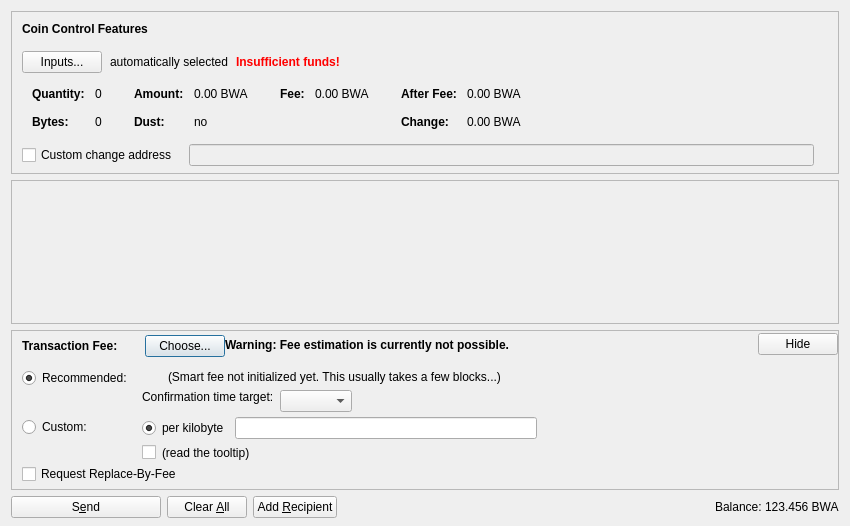
<?xml version="1.0" encoding="UTF-8"?>
<ui version="4.0">
 <class>SendCoinsDialog</class>
 <widget class="QDialog" name="SendCoinsDialog">
  <property name="geometry">
   <rect>
    <x>0</x>
    <y>0</y>
    <width>850</width>
    <height>526</height>
   </rect>
  </property>
  <property name="windowTitle">
   <string>Send Coins</string>
  </property>
  <layout class="QVBoxLayout" name="verticalLayout" stretch="0,1,0,0">
   <property name="bottomMargin">
    <number>8</number>
   </property>
   <item>
    <widget class="QFrame" name="frameCoinControl">
     <property name="sizePolicy">
      <sizepolicy hsizetype="Expanding" vsizetype="Expanding">
       <horstretch>0</horstretch>
       <verstretch>0</verstretch>
      </sizepolicy>
     </property>
     <property name="maximumSize">
      <size>
       <width>16777215</width>
       <height>16777215</height>
      </size>
     </property>
     <property name="frameShape">
      <enum>QFrame::StyledPanel</enum>
     </property>
     <property name="frameShadow">
      <enum>QFrame::Sunken</enum>
     </property>
     <layout class="QVBoxLayout" name="verticalLayoutCoinControl2">
      <property name="spacing">
       <number>0</number>
      </property>
      <property name="leftMargin">
       <number>0</number>
      </property>
      <property name="topMargin">
       <number>0</number>
      </property>
      <property name="rightMargin">
       <number>0</number>
      </property>
      <property name="bottomMargin">
       <number>6</number>
      </property>
      <item>
       <layout class="QVBoxLayout" name="verticalLayoutCoinControl" stretch="0,0,0,0,1">
        <property name="spacing">
         <number>0</number>
        </property>
        <property name="leftMargin">
         <number>10</number>
        </property>
        <property name="topMargin">
         <number>10</number>
        </property>
        <item>
         <layout class="QHBoxLayout" name="horizontalLayoutCoinControl1">
          <property name="bottomMargin">
           <number>15</number>
          </property>
          <item>
           <widget class="QLabel" name="labelCoinControlFeatures">
            <property name="sizePolicy">
             <sizepolicy hsizetype="Preferred" vsizetype="Maximum">
              <horstretch>0</horstretch>
              <verstretch>0</verstretch>
             </sizepolicy>
            </property>
            <property name="font">
             <font>
              <weight>75</weight>
              <bold>true</bold>
             </font>
            </property>
            <property name="styleSheet">
             <string notr="true">font-weight:bold;</string>
            </property>
            <property name="text">
             <string>Coin Control Features</string>
            </property>
           </widget>
          </item>
         </layout>
        </item>
        <item>
         <layout class="QHBoxLayout" name="horizontalLayoutCoinControl2" stretch="0,0,0,0">
          <property name="spacing">
           <number>8</number>
          </property>
          <property name="bottomMargin">
           <number>10</number>
          </property>
          <item>
           <widget class="QPushButton" name="pushButtonCoinControl">
            <property name="styleSheet">
             <string notr="true"/>
            </property>
            <property name="text">
             <string>Inputs...</string>
            </property>
            <property name="autoDefault">
             <bool>false</bool>
            </property>
           </widget>
          </item>
          <item>
           <widget class="QLabel" name="labelCoinControlAutomaticallySelected">
            <property name="text">
             <string>automatically selected</string>
            </property>
            <property name="margin">
             <number>5</number>
            </property>
           </widget>
          </item>
          <item>
           <widget class="QLabel" name="labelCoinControlInsuffFunds">
            <property name="font">
             <font>
              <weight>75</weight>
              <bold>true</bold>
             </font>
            </property>
            <property name="styleSheet">
             <string notr="true">color:red;font-weight:bold;</string>
            </property>
            <property name="text">
             <string>Insufficient funds!</string>
            </property>
            <property name="margin">
             <number>5</number>
            </property>
           </widget>
          </item>
          <item>
           <spacer name="horizontalSpacerCoinControl">
            <property name="orientation">
             <enum>Qt::Horizontal</enum>
            </property>
            <property name="sizeHint" stdset="0">
             <size>
              <width>40</width>
              <height>1</height>
             </size>
            </property>
           </spacer>
          </item>
         </layout>
        </item>
        <item>
         <widget class="QWidget" name="widgetCoinControl" native="true">
          <property name="sizePolicy">
           <sizepolicy hsizetype="Preferred" vsizetype="Preferred">
            <horstretch>0</horstretch>
            <verstretch>0</verstretch>
           </sizepolicy>
          </property>
          <property name="minimumSize">
           <size>
            <width>0</width>
            <height>0</height>
           </size>
          </property>
          <property name="styleSheet">
           <string notr="true"/>
          </property>
          <layout class="QHBoxLayout" name="horizontalLayoutCoinControl5">
           <property name="leftMargin">
            <number>0</number>
           </property>
           <property name="topMargin">
            <number>0</number>
           </property>
           <property name="rightMargin">
            <number>0</number>
           </property>
           <property name="bottomMargin">
            <number>0</number>
           </property>
           <item>
            <layout class="QHBoxLayout" name="horizontalLayoutCoinControl3" stretch="0,0,0,1">
             <property name="spacing">
              <number>20</number>
             </property>
             <property name="topMargin">
              <number>0</number>
             </property>
             <property name="bottomMargin">
              <number>10</number>
             </property>
             <item>
              <layout class="QFormLayout" name="formLayoutCoinControl1">
               <property name="horizontalSpacing">
                <number>10</number>
               </property>
               <property name="verticalSpacing">
                <number>14</number>
               </property>
               <property name="leftMargin">
                <number>10</number>
               </property>
               <property name="topMargin">
                <number>4</number>
               </property>
               <property name="rightMargin">
                <number>6</number>
               </property>
               <item row="0" column="0">
                <widget class="QLabel" name="labelCoinControlQuantityText">
                 <property name="font">
                  <font>
                   <weight>75</weight>
                   <bold>true</bold>
                  </font>
                 </property>
                 <property name="text">
                  <string>Quantity:</string>
                 </property>
                 <property name="margin">
                  <number>0</number>
                 </property>
                </widget>
               </item>
               <item row="0" column="1">
                <widget class="QLabel" name="labelCoinControlQuantity">
                 <property name="cursor">
                  <cursorShape>IBeamCursor</cursorShape>
                 </property>
                 <property name="contextMenuPolicy">
                  <enum>Qt::ActionsContextMenu</enum>
                 </property>
                 <property name="text">
                  <string notr="true">0</string>
                 </property>
                 <property name="margin">
                  <number>0</number>
                 </property>
                 <property name="textInteractionFlags">
                  <set>Qt::LinksAccessibleByMouse|Qt::TextSelectableByKeyboard|Qt::TextSelectableByMouse</set>
                 </property>
                </widget>
               </item>
               <item row="1" column="0">
                <widget class="QLabel" name="labelCoinControlBytesText">
                 <property name="font">
                  <font>
                   <weight>75</weight>
                   <bold>true</bold>
                  </font>
                 </property>
                 <property name="text">
                  <string>Bytes:</string>
                 </property>
                </widget>
               </item>
               <item row="1" column="1">
                <widget class="QLabel" name="labelCoinControlBytes">
                 <property name="cursor">
                  <cursorShape>IBeamCursor</cursorShape>
                 </property>
                 <property name="contextMenuPolicy">
                  <enum>Qt::ActionsContextMenu</enum>
                 </property>
                 <property name="text">
                  <string notr="true">0</string>
                 </property>
                 <property name="textInteractionFlags">
                  <set>Qt::LinksAccessibleByMouse|Qt::TextSelectableByKeyboard|Qt::TextSelectableByMouse</set>
                 </property>
                </widget>
               </item>
              </layout>
             </item>
             <item>
              <layout class="QFormLayout" name="formLayoutCoinControl2">
               <property name="horizontalSpacing">
                <number>10</number>
               </property>
               <property name="verticalSpacing">
                <number>14</number>
               </property>
               <property name="leftMargin">
                <number>6</number>
               </property>
               <property name="topMargin">
                <number>4</number>
               </property>
               <property name="rightMargin">
                <number>6</number>
               </property>
               <item row="0" column="0">
                <widget class="QLabel" name="labelCoinControlAmountText">
                 <property name="font">
                  <font>
                   <weight>75</weight>
                   <bold>true</bold>
                  </font>
                 </property>
                 <property name="text">
                  <string>Amount:</string>
                 </property>
                 <property name="margin">
                  <number>0</number>
                 </property>
                </widget>
               </item>
               <item row="0" column="1">
                <widget class="QLabel" name="labelCoinControlAmount">
                 <property name="cursor">
                  <cursorShape>IBeamCursor</cursorShape>
                 </property>
                 <property name="contextMenuPolicy">
                  <enum>Qt::ActionsContextMenu</enum>
                 </property>
                 <property name="text">
                  <string notr="true">0.00 BWA</string>
                 </property>
                 <property name="textInteractionFlags">
                  <set>Qt::LinksAccessibleByMouse|Qt::TextSelectableByKeyboard|Qt::TextSelectableByMouse</set>
                 </property>
                </widget>
               </item>
               <item row="1" column="0">
                <widget class="QLabel" name="labelCoinControlLowOutputText">
                 <property name="font">
                  <font>
                   <weight>75</weight>
                   <bold>true</bold>
                  </font>
                 </property>
                 <property name="text">
                  <string>Dust:</string>
                 </property>
                </widget>
               </item>
               <item row="1" column="1">
                <widget class="QLabel" name="labelCoinControlLowOutput">
                 <property name="cursor">
                  <cursorShape>IBeamCursor</cursorShape>
                 </property>
                 <property name="contextMenuPolicy">
                  <enum>Qt::ActionsContextMenu</enum>
                 </property>
                 <property name="text">
                  <string notr="true">no</string>
                 </property>
                 <property name="textInteractionFlags">
                  <set>Qt::LinksAccessibleByMouse|Qt::TextSelectableByKeyboard|Qt::TextSelectableByMouse</set>
                 </property>
                </widget>
               </item>
              </layout>
             </item>
             <item>
              <layout class="QFormLayout" name="formLayoutCoinControl3">
               <property name="horizontalSpacing">
                <number>10</number>
               </property>
               <property name="verticalSpacing">
                <number>14</number>
               </property>
               <property name="leftMargin">
                <number>6</number>
               </property>
               <property name="topMargin">
                <number>4</number>
               </property>
               <property name="rightMargin">
                <number>6</number>
               </property>
               <item row="0" column="0">
                <widget class="QLabel" name="labelCoinControlFeeText">
                 <property name="font">
                  <font>
                   <weight>75</weight>
                   <bold>true</bold>
                  </font>
                 </property>
                 <property name="text">
                  <string>Fee:</string>
                 </property>
                 <property name="margin">
                  <number>0</number>
                 </property>
                </widget>
               </item>
               <item row="0" column="1">
                <widget class="QLabel" name="labelCoinControlFee">
                 <property name="cursor">
                  <cursorShape>IBeamCursor</cursorShape>
                 </property>
                 <property name="contextMenuPolicy">
                  <enum>Qt::ActionsContextMenu</enum>
                 </property>
                 <property name="text">
                  <string notr="true">0.00 BWA</string>
                 </property>
                 <property name="textInteractionFlags">
                  <set>Qt::LinksAccessibleByMouse|Qt::TextSelectableByKeyboard|Qt::TextSelectableByMouse</set>
                 </property>
                </widget>
               </item>
              </layout>
             </item>
             <item>
              <layout class="QFormLayout" name="formLayoutCoinControl4">
               <property name="horizontalSpacing">
                <number>10</number>
               </property>
               <property name="verticalSpacing">
                <number>14</number>
               </property>
               <property name="leftMargin">
                <number>6</number>
               </property>
               <property name="topMargin">
                <number>4</number>
               </property>
               <property name="rightMargin">
                <number>6</number>
               </property>
               <item row="0" column="0">
                <widget class="QLabel" name="labelCoinControlAfterFeeText">
                 <property name="font">
                  <font>
                   <weight>75</weight>
                   <bold>true</bold>
                  </font>
                 </property>
                 <property name="text">
                  <string>After Fee:</string>
                 </property>
                 <property name="margin">
                  <number>0</number>
                 </property>
                </widget>
               </item>
               <item row="0" column="1">
                <widget class="QLabel" name="labelCoinControlAfterFee">
                 <property name="cursor">
                  <cursorShape>IBeamCursor</cursorShape>
                 </property>
                 <property name="contextMenuPolicy">
                  <enum>Qt::ActionsContextMenu</enum>
                 </property>
                 <property name="text">
                  <string notr="true">0.00 BWA</string>
                 </property>
                 <property name="textInteractionFlags">
                  <set>Qt::LinksAccessibleByMouse|Qt::TextSelectableByKeyboard|Qt::TextSelectableByMouse</set>
                 </property>
                </widget>
               </item>
               <item row="1" column="0">
                <widget class="QLabel" name="labelCoinControlChangeText">
                 <property name="font">
                  <font>
                   <weight>75</weight>
                   <bold>true</bold>
                  </font>
                 </property>
                 <property name="text">
                  <string>Change:</string>
                 </property>
                </widget>
               </item>
               <item row="1" column="1">
                <widget class="QLabel" name="labelCoinControlChange">
                 <property name="cursor">
                  <cursorShape>IBeamCursor</cursorShape>
                 </property>
                 <property name="contextMenuPolicy">
                  <enum>Qt::ActionsContextMenu</enum>
                 </property>
                 <property name="text">
                  <string notr="true">0.00 BWA</string>
                 </property>
                 <property name="textInteractionFlags">
                  <set>Qt::LinksAccessibleByMouse|Qt::TextSelectableByKeyboard|Qt::TextSelectableByMouse</set>
                 </property>
                </widget>
               </item>
              </layout>
             </item>
            </layout>
           </item>
          </layout>
         </widget>
        </item>
        <item>
         <layout class="QHBoxLayout" name="horizontalLayoutCoinControl4" stretch="0,0,0">
          <property name="spacing">
           <number>12</number>
          </property>
          <property name="sizeConstraint">
           <enum>QLayout::SetDefaultConstraint</enum>
          </property>
          <property name="topMargin">
           <number>5</number>
          </property>
          <property name="rightMargin">
           <number>5</number>
          </property>
          <item>
           <widget class="QCheckBox" name="checkBoxCoinControlChange">
            <property name="toolTip">
             <string>If this is activated, but the change address is empty or invalid, change will be sent to a newly generated address.</string>
            </property>
            <property name="text">
             <string>Custom change address</string>
            </property>
           </widget>
          </item>
          <item>
           <widget class="QValidatedLineEdit" name="lineEditCoinControlChange">
            <property name="enabled">
             <bool>false</bool>
            </property>
            <property name="sizePolicy">
             <sizepolicy hsizetype="Expanding" vsizetype="Fixed">
              <horstretch>0</horstretch>
              <verstretch>0</verstretch>
             </sizepolicy>
            </property>
           </widget>
          </item>
          <item>
           <widget class="QLabel" name="labelCoinControlChangeLabel">
            <property name="sizePolicy">
             <sizepolicy hsizetype="Preferred" vsizetype="Expanding">
              <horstretch>0</horstretch>
              <verstretch>0</verstretch>
             </sizepolicy>
            </property>
            <property name="minimumSize">
             <size>
              <width>0</width>
              <height>0</height>
             </size>
            </property>
            <property name="text">
             <string/>
            </property>
            <property name="margin">
             <number>3</number>
            </property>
           </widget>
          </item>
         </layout>
        </item>
        <item>
         <spacer name="verticalSpacerCoinControl">
          <property name="orientation">
           <enum>Qt::Vertical</enum>
          </property>
          <property name="sizeHint" stdset="0">
           <size>
            <width>800</width>
            <height>1</height>
           </size>
          </property>
         </spacer>
        </item>
       </layout>
      </item>
     </layout>
    </widget>
   </item>
   <item>
    <widget class="QScrollArea" name="scrollArea">
     <property name="widgetResizable">
      <bool>true</bool>
     </property>
     <widget class="QWidget" name="scrollAreaWidgetContents">
      <property name="geometry">
       <rect>
        <x>0</x>
        <y>0</y>
        <width>830</width>
        <height>104</height>
       </rect>
      </property>
      <layout class="QVBoxLayout" name="verticalLayout_2" stretch="0,1">
       <property name="leftMargin">
        <number>0</number>
       </property>
       <property name="topMargin">
        <number>0</number>
       </property>
       <property name="rightMargin">
        <number>0</number>
       </property>
       <property name="bottomMargin">
        <number>0</number>
       </property>
       <item>
        <layout class="QVBoxLayout" name="entries">
         <property name="spacing">
          <number>6</number>
         </property>
        </layout>
       </item>
       <item>
        <spacer name="verticalSpacer">
         <property name="orientation">
          <enum>Qt::Vertical</enum>
         </property>
         <property name="sizeHint" stdset="0">
          <size>
           <width>20</width>
           <height>40</height>
          </size>
         </property>
        </spacer>
       </item>
      </layout>
     </widget>
    </widget>
   </item>
   <item>
    <widget class="QFrame" name="frameFee">
     <property name="sizePolicy">
      <sizepolicy hsizetype="Expanding" vsizetype="Expanding">
       <horstretch>0</horstretch>
       <verstretch>0</verstretch>
      </sizepolicy>
     </property>
     <property name="maximumSize">
      <size>
       <width>16777215</width>
       <height>16777215</height>
      </size>
     </property>
     <property name="frameShape">
      <enum>QFrame::StyledPanel</enum>
     </property>
     <property name="frameShadow">
      <enum>QFrame::Sunken</enum>
     </property>
     <layout class="QVBoxLayout" name="verticalLayoutFee1">
      <property name="spacing">
       <number>0</number>
      </property>
      <property name="leftMargin">
       <number>0</number>
      </property>
      <property name="topMargin">
       <number>0</number>
      </property>
      <property name="rightMargin">
       <number>0</number>
      </property>
      <property name="bottomMargin">
       <number>0</number>
      </property>
      <item>
       <layout class="QVBoxLayout" name="verticalLayoutFee2" stretch="0,0,0">
        <property name="spacing">
         <number>0</number>
        </property>
        <property name="leftMargin">
         <number>10</number>
        </property>
        <property name="topMargin">
         <number>0</number>
        </property>
        <item>
         <layout class="QHBoxLayout" name="horizontalLayoutFee1">
          <property name="bottomMargin">
           <number>0</number>
          </property>
          <item>
           <layout class="QVBoxLayout" name="verticalLayoutFee7">
            <property name="spacing">
             <number>0</number>
            </property>
            <item>
             <spacer name="verticalSpacerSmartFee">
              <property name="orientation">
               <enum>Qt::Vertical</enum>
              </property>
              <property name="sizeType">
               <enum>QSizePolicy::Fixed</enum>
              </property>
              <property name="sizeHint" stdset="0">
               <size>
                <width>1</width>
                <height>4</height>
               </size>
              </property>
             </spacer>
            </item>
            <item>
             <layout class="QHBoxLayout" name="horizontalLayoutSmartFee">
              <property name="spacing">
               <number>10</number>
              </property>
              <item>
               <widget class="QLabel" name="labelFeeHeadline">
                <property name="sizePolicy">
                 <sizepolicy hsizetype="Preferred" vsizetype="Maximum">
                  <horstretch>0</horstretch>
                  <verstretch>0</verstretch>
                 </sizepolicy>
                </property>
                <property name="font">
                 <font>
                  <weight>75</weight>
                  <bold>true</bold>
                 </font>
                </property>
                <property name="styleSheet">
                 <string notr="true">font-weight:bold;</string>
                </property>
                <property name="text">
                 <string>Transaction Fee:</string>
                </property>
               </widget>
              </item>
              <item>
               <widget class="QLabel" name="labelFeeMinimized">
                <property name="text">
                 <string/>
                </property>
               </widget>
              </item>
              <item>
               <widget class="QPushButton" name="buttonChooseFee">
                <property name="text">
                 <string>Choose...</string>
                </property>
               </widget>
              </item>
             </layout>
            </item>
            <item>
             <spacer name="verticalSpacer_5">
              <property name="orientation">
               <enum>Qt::Vertical</enum>
              </property>
              <property name="sizeHint" stdset="0">
               <size>
                <width>1</width>
                <height>1</height>
               </size>
              </property>
             </spacer>
            </item>
           </layout>
          </item>
          <item>
           <widget class="QLabel" name="fallbackFeeWarningLabel">
            <property name="toolTip">
             <string>Using the fallbackfee can result in sending a transaction that will take several hours or days (or never) to confirm. Consider choosing your fee manually or wait until you have validated the complete chain.</string>
            </property>
            <property name="font">
            <font>
                <weight>75</weight>
                <bold>true</bold>
            </font>
            </property>
            <property name="text">
             <string>Warning: Fee estimation is currently not possible.</string>
            </property>
            <property name="wordWrap">
             <bool>false</bool>
            </property>
           </widget>
          </item>
          <item>
           <spacer name="horizontalSpacer_4">
            <property name="orientation">
             <enum>Qt::Horizontal</enum>
            </property>
            <property name="sizeType">
             <enum>QSizePolicy::MinimumExpanding</enum>
            </property>
            <property name="sizeHint" stdset="0">
             <size>
              <width>40</width>
              <height>20</height>
             </size>
            </property>
           </spacer>
          </item>
          <item>
           <widget class="QPushButton" name="buttonMinimizeFee">
            <property name="toolTip">
             <string>collapse fee-settings</string>
            </property>
            <property name="text">
             <string>Hide</string>
            </property>
           </widget>
          </item>
         </layout>
        </item>
        <item>
         <widget class="QFrame" name="frameFeeSelection">
          <layout class="QVBoxLayout" name="verticalLayoutFee12">
           <property name="spacing">
            <number>0</number>
           </property>
           <property name="leftMargin">
            <number>0</number>
           </property>
           <property name="topMargin">
            <number>0</number>
           </property>
           <property name="rightMargin">
            <number>0</number>
           </property>
           <property name="bottomMargin">
            <number>0</number>
           </property>
           <item>
            <layout class="QGridLayout" name="gridLayoutFee">
             <property name="topMargin">
              <number>10</number>
             </property>
             <property name="bottomMargin">
              <number>4</number>
             </property>
             <property name="horizontalSpacing">
              <number>10</number>
             </property>
             <property name="verticalSpacing">
              <number>4</number>
             </property>
             <item row="1" column="1">
              <layout class="QVBoxLayout" name="verticalLayoutFee8">
               <property name="spacing">
                <number>6</number>
               </property>
               <item>
                <layout class="QHBoxLayout" name="horizontalLayoutFee13">
                 <item>
                  <widget class="QRadioButton" name="radioCustomPerKilobyte">
                   <property name="toolTip">
                    <string>If the custom fee is set to 1000 satoshis and the transaction is only 250 bytes, then &quot;per kilobyte&quot; only pays 250 satoshis in fee, while &quot;total at least&quot; pays 1000 satoshis. For transactions bigger than a kilobyte both pay by kilobyte.</string>
                   </property>
                   <property name="text">
                    <string>per kilobyte</string>
                   </property>
                   <property name="checked">
                    <bool>true</bool>
                   </property>
                   <attribute name="buttonGroup">
                    <string notr="true">groupCustomFee</string>
                   </attribute>
                  </widget>
                 </item>
                 <item>
                  <widget class="BitcoinAmountField" name="customFee"/>
                 </item>
                 <item>
                  <spacer name="horizontalSpacer_6">
                   <property name="orientation">
                    <enum>Qt::Horizontal</enum>
                   </property>
                   <property name="sizeHint" stdset="0">
                    <size>
                     <width>1</width>
                     <height>1</height>
                    </size>
                   </property>
                  </spacer>
                 </item>
                </layout>
               </item>
               <item>
                <layout class="QHBoxLayout" name="horizontalLayoutFee8">
                 <item>
                  <widget class="QCheckBox" name="checkBoxMinimumFee">
                   <property name="toolTip">
                    <string>Paying only the minimum fee is just fine as long as there is less transaction volume than space in the blocks. But be aware that this can end up in a never confirming transaction once there is more demand for garrycoin transactions than the network can process.</string>
                   </property>
                   <property name="text">
                    <string/>
                   </property>
                  </widget>
                 </item>
                 <item>
                  <widget class="QLabel" name="labelMinFeeWarning">
                   <property name="enabled">
                    <bool>true</bool>
                   </property>
                   <property name="toolTip">
                    <string>Paying only the minimum fee is just fine as long as there is less transaction volume than space in the blocks. But be aware that this can end up in a never confirming transaction once there is more demand for garrycoin transactions than the network can process.</string>
                   </property>
                   <property name="text">
                    <string>(read the tooltip)</string>
                   </property>
                   <property name="margin">
                    <number>5</number>
                   </property>
                  </widget>
                 </item>
                 <item>
                  <spacer name="horizontalSpacer_2">
                   <property name="orientation">
                    <enum>Qt::Horizontal</enum>
                   </property>
                   <property name="sizeHint" stdset="0">
                    <size>
                     <width>1</width>
                     <height>1</height>
                    </size>
                   </property>
                  </spacer>
                 </item>
                </layout>
               </item>
              </layout>
             </item>
             <item row="0" column="0">
              <layout class="QVBoxLayout" name="verticalLayoutFee4" stretch="0,1">
               <item>
                <widget class="QRadioButton" name="radioSmartFee">
                 <property name="text">
                  <string>Recommended:</string>
                 </property>
                 <property name="checked">
                  <bool>true</bool>
                 </property>
                 <attribute name="buttonGroup">
                  <string notr="true">groupFee</string>
                 </attribute>
                </widget>
               </item>
               <item>
                <spacer name="verticalSpacer_2">
                 <property name="orientation">
                  <enum>Qt::Vertical</enum>
                 </property>
                 <property name="sizeHint" stdset="0">
                  <size>
                   <width>1</width>
                   <height>1</height>
                  </size>
                 </property>
                </spacer>
               </item>
              </layout>
             </item>
             <item row="1" column="0">
              <layout class="QVBoxLayout" name="verticalLayoutFee9" stretch="0,1">
               <item>
                <widget class="QRadioButton" name="radioCustomFee">
                 <property name="text">
                  <string>Custom:</string>
                 </property>
                 <attribute name="buttonGroup">
                  <string notr="true">groupFee</string>
                 </attribute>
                </widget>
               </item>
               <item>
                <spacer name="verticalSpacer_6">
                 <property name="orientation">
                  <enum>Qt::Vertical</enum>
                 </property>
                 <property name="sizeHint" stdset="0">
                  <size>
                   <width>1</width>
                   <height>1</height>
                  </size>
                 </property>
                </spacer>
               </item>
              </layout>
             </item>
             <item row="0" column="1">
              <layout class="QVBoxLayout" name="verticalLayoutFee3" stretch="0,0,1">
               <property name="spacing">
                <number>6</number>
               </property>
               <property name="topMargin">
                <number>2</number>
               </property>
               <item>
                <layout class="QHBoxLayout" name="horizontalLayoutFee12">
                 <item>
                  <widget class="QLabel" name="labelSmartFee">
                   <property name="text">
                    <string/>
                   </property>
                   <property name="margin">
                    <number>2</number>
                   </property>
                  </widget>
                 </item>
                 <item>
                  <widget class="QLabel" name="labelFeeEstimation">
                   <property name="text">
                    <string/>
                   </property>
                  </widget>
                 </item>
                 <item>
                  <widget class="QLabel" name="labelSmartFee2">
                   <property name="text">
                    <string>(Smart fee not initialized yet. This usually takes a few blocks...)</string>
                   </property>
                   <property name="margin">
                    <number>2</number>
                   </property>
                  </widget>
                 </item>
                 <item>
                  <spacer name="horizontalSpacer_5">
                   <property name="orientation">
                    <enum>Qt::Horizontal</enum>
                   </property>
                   <property name="sizeHint" stdset="0">
                    <size>
                     <width>1</width>
                     <height>1</height>
                    </size>
                   </property>
                  </spacer>
                 </item>
                </layout>
               </item>
               <item>
                <layout class="QHBoxLayout" name="horizontalLayoutFee9">
                 <item>
                  <layout class="QVBoxLayout" name="verticalLayoutFee6">
                   <item>
                    <widget class="QLabel" name="labelSmartFee3">
                     <property name="text">
                      <string>Confirmation time target:</string>
                     </property>
                     <property name="margin">
                      <number>2</number>
                     </property>
                    </widget>
                   </item>
                   <item>
                    <spacer name="verticalSpacer_3">
                     <property name="orientation">
                      <enum>Qt::Vertical</enum>
                     </property>
                     <property name="sizeHint" stdset="0">
                      <size>
                       <width>1</width>
                       <height>1</height>
                      </size>
                     </property>
                    </spacer>
                   </item>
                  </layout>
                 </item>
                 <item>
                  <layout class="QVBoxLayout" name="verticalLayoutFee5">
                   <property name="rightMargin">
                    <number>30</number>
                   </property>
                   <item>
                    <layout class="QHBoxLayout" name="horizontalLayoutConfTarget">
                     <property name="bottomMargin">
                      <number>0</number>
                     </property>
                     <item>
                      <widget class="QComboBox" name="confTargetSelector"/>
                     </item>
                     <item>
                      <spacer name="horizontalSpacerConfTarget">
                       <property name="orientation">
                        <enum>Qt::Horizontal</enum>
                       </property>
                       <property name="sizeHint" stdset="0">
                        <size>
                         <width>40</width>
                         <height>20</height>
                        </size>
                       </property>
                      </spacer>
                     </item>
                    </layout>
                   </item>
                  </layout>
                 </item>
                </layout>
               </item>
               <item>
                <spacer name="verticalSpacer_4">
                 <property name="orientation">
                  <enum>Qt::Vertical</enum>
                 </property>
                 <property name="sizeHint" stdset="0">
                  <size>
                   <width>1</width>
                   <height>1</height>
                  </size>
                 </property>
                </spacer>
               </item>
              </layout>
             </item>
            </layout>
           </item>
           <item>
            <widget class="QCheckBox" name="optInRBF">
             <property name="text">
              <string>Request Replace-By-Fee</string>
             </property>
             <property name="toolTip">
              <string>Indicates that the sender may wish to replace this transaction with a new one paying higher fees (prior to being confirmed).</string>
             </property>
            </widget>
           </item>
          </layout>
         </widget>
        </item>
        <item>
         <spacer name="verticalSpacerFee">
          <property name="orientation">
           <enum>Qt::Vertical</enum>
          </property>
          <property name="sizeHint" stdset="0">
           <size>
            <width>40</width>
            <height>5</height>
           </size>
          </property>
         </spacer>
        </item>
       </layout>
      </item>
     </layout>
    </widget>
   </item>
   <item>
    <layout class="QHBoxLayout" name="horizontalLayout">
     <item>
      <widget class="QPushButton" name="sendButton">
       <property name="minimumSize">
        <size>
         <width>150</width>
         <height>0</height>
        </size>
       </property>
       <property name="toolTip">
        <string>Confirm the send action</string>
       </property>
       <property name="text">
        <string>S&amp;end</string>
       </property>
       <property name="icon">
        <iconset resource="../bitcoin.qrc">
         <normaloff>:/icons/send</normaloff>:/icons/send</iconset>
       </property>
       <property name="autoDefault">
        <bool>false</bool>
       </property>
       <property name="default">
        <bool>false</bool>
       </property>
      </widget>
     </item>
     <item>
      <widget class="QPushButton" name="clearButton">
       <property name="sizePolicy">
        <sizepolicy hsizetype="Minimum" vsizetype="Fixed">
         <horstretch>0</horstretch>
         <verstretch>0</verstretch>
        </sizepolicy>
       </property>
       <property name="toolTip">
        <string>Clear all fields of the form.</string>
       </property>
       <property name="text">
        <string>Clear &amp;All</string>
       </property>
       <property name="icon">
        <iconset resource="../bitcoin.qrc">
         <normaloff>:/icons/remove</normaloff>:/icons/remove</iconset>
       </property>
       <property name="autoDefault">
        <bool>false</bool>
       </property>
      </widget>
     </item>
     <item>
      <widget class="QPushButton" name="addButton">
       <property name="toolTip">
        <string>Send to multiple recipients at once</string>
       </property>
       <property name="text">
        <string>Add &amp;Recipient</string>
       </property>
       <property name="icon">
        <iconset resource="../bitcoin.qrc">
         <normaloff>:/icons/add</normaloff>:/icons/add</iconset>
       </property>
       <property name="autoDefault">
        <bool>false</bool>
       </property>
      </widget>
     </item>
     <item>
      <spacer name="horizontalSpacer">
       <property name="orientation">
        <enum>Qt::Horizontal</enum>
       </property>
       <property name="sizeHint" stdset="0">
        <size>
         <width>40</width>
         <height>20</height>
        </size>
       </property>
      </spacer>
     </item>
     <item>
      <layout class="QHBoxLayout" name="horizontalLayout_2">
       <property name="spacing">
        <number>3</number>
       </property>
       <item>
        <widget class="QLabel" name="label">
         <property name="sizePolicy">
          <sizepolicy hsizetype="Preferred" vsizetype="Fixed">
           <horstretch>0</horstretch>
           <verstretch>0</verstretch>
          </sizepolicy>
         </property>
         <property name="text">
          <string>Balance:</string>
         </property>
        </widget>
       </item>
       <item>
        <widget class="QLabel" name="labelBalance">
         <property name="sizePolicy">
          <sizepolicy hsizetype="Preferred" vsizetype="Fixed">
           <horstretch>0</horstretch>
           <verstretch>0</verstretch>
          </sizepolicy>
         </property>
         <property name="cursor">
          <cursorShape>IBeamCursor</cursorShape>
         </property>
         <property name="text">
          <string notr="true">123.456 BWA</string>
         </property>
         <property name="textInteractionFlags">
          <set>Qt::LinksAccessibleByMouse|Qt::TextSelectableByKeyboard|Qt::TextSelectableByMouse</set>
         </property>
        </widget>
       </item>
      </layout>
     </item>
    </layout>
   </item>
  </layout>
 </widget>
 <customwidgets>
  <customwidget>
   <class>QValidatedLineEdit</class>
   <extends>QLineEdit</extends>
   <header>qvalidatedlineedit.h</header>
  </customwidget>
  <customwidget>
   <class>BitcoinAmountField</class>
   <extends>QLineEdit</extends>
   <header>bitcoinamountfield.h</header>
   <container>1</container>
  </customwidget>
 </customwidgets>
 <resources>
  <include location="../bitcoin.qrc"/>
 </resources>
 <connections/>
 <buttongroups>
  <buttongroup name="groupFee"/>
  <buttongroup name="groupCustomFee"/>
 </buttongroups>
</ui>
